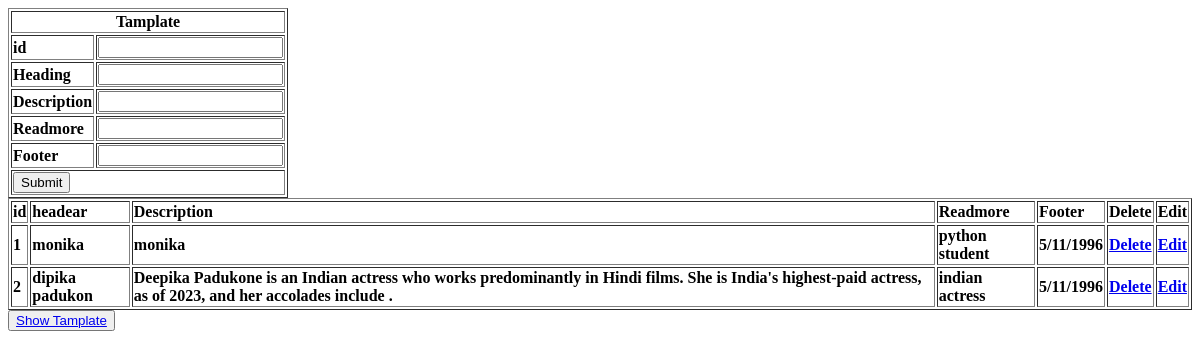
Before: / with the older database file.
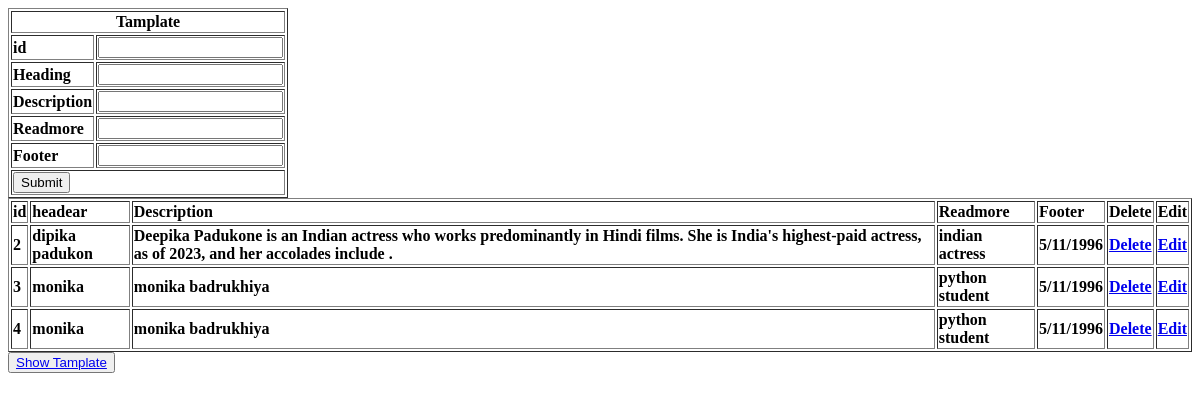
After: the same page with the newer database file.
### cardapp/models.py (models this page shows)
class Form(models.Model):
    Header=models.CharField(max_length=200)
    Disctiption=models.CharField(max_length=200)
    Readmore=models.CharField(max_length=200)
    footer=models.CharField(max_length=200)

### cardapp/views.py (the view)
# urls.py: 2. Add a URL to urlpatterns:  path('', Home.as_view(), name='home')
def Home(request):
    data=Form.objects.all()
    return render(request,"home.html",{'data':data})

### cardapp/static/template/home.html (shortened to what this page needs)
{% load static %}
<!DOCTYPE html>
<html lang="en">
<head>
    <link rel="stylesheet" href="{% static 'css/style.css' %}">
</head>
<body>
    <form action="add" method="get">
        <table border="1">
            <th colspan="2">Tamplate </th>
            <tr>
                <td>id</td>
                <td><input type="id" name="id"  value={% if alldata %}{{alldata.id}}{% endif %}></td>
            </tr>
            <tr>
                <td>Heading</td>
                <td><input type="text" name="heading" value={% if alldata %}{{alldata.Header}}{% endif %}></td>
            </tr>
            <tr>
                <td>Description</td>
                <td><input type="text" name="description" value={% if alldata %}{{alldata.Disctiption}}{% endif %}></td>
            </tr>
            <tr>
                <td>Readmore</td>
                <td><input type="text" name="readmore" value={% if alldata %}{{alldata.Readmore}}{% endif %}></td
            </tr>
            <tr>
                <td>Footer</td>
                <td><input type="text" name="footer" value={% if alldata %}{{alldata.footer}}{% endif %}></td>
            </tr>
            <tr>
                <td colspan="2"><input type="submit" value="Submit"></td>
            </tr>
        </table>
    </form>
    <table border="1">
            <tr>
                 <td>id</td>
                 <td>headear</td>
                 <td>Description</td>
                 <td>Readmore</td>
                 <td>Footer</td>
                 <td>Delete</td>
                 <td>Edit</td>
            </tr>
            {% for i in data %}
                <tr>
                    <td>{{i.id}}</td>
                    <td>{{i.Header}}</td>
                    <td>{{i.Disctiption}}</td>
                    <td>{{i.Readmore}}</td>
                    <td>{{i.footer}}</td>
                    <td><a href="/delete?deleteid={{i.id}}">Delete</a></td>
                    <td><a href="/edit?editid={{i.id}}">Edit</a></td>
                </tr>
            {% endfor %}
    </table>
    <tr>
        <td>
            <button><a href="view">Show Tamplate</a></button>
        </td>
    </tr>
</body>
</html>

Changed rows visible on the page:
removed Form: id "1", Header "monika", Disctiption "monika", Readmore "python student", footer "5/11/1996"
added Form: id "3", Header "monika", Disctiption "monika badrukhiya", Readmore "python student", footer "5/11/1996"
added Form: id "4", Header "monika", Disctiption "monika badrukhiya", Readmore "python student", footer "5/11/1996"
